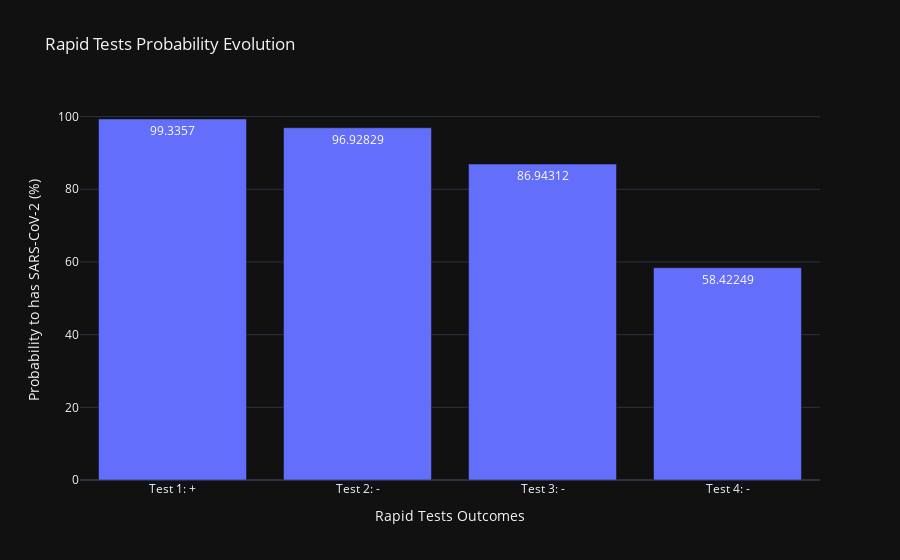

The code cell stored with this chart in its notebook:
### Markdown cell above
Re-estimate the probability after the four tests

### Code cell
specificity = 0.9999
sensitivity = 0.789
P_H1 = 0.0186 # Initial prior probability --> Population prevelence


positive_test = estimate_has_covid_given_positive_test(specificity, sensitivity, P_H1)
negative_tests = run_multiple_negative_tests(specificity, sensitivity, number_of_tests=3, P_H1=positive_test)

test_cases = ['Test 1: +', 'Test 2: -', 'Test 3: -', 'Test 4: -']
test_results = [positive_test] + negative_tests
test_results_prc = [p*100 for p in test_results]
fig = px.bar(x=test_cases,
             y=test_results_prc,
             title='Rapid Tests Probability Evolution',
             text_auto=True,
             template='plotly_dark')

fig.update_xaxes(title_text='Rapid Tests Outcomes')
fig.update_yaxes(title_text='Probability to has SARS-CoV-2 (%)')
fig.show()

### Figure 1 — Plotly figure (JSON) as saved in the notebook; plotly's stock layout.template omitted (floating-point values rounded to 4 significant figures)
{"data": [{"alignmentgroup": "True", "hovertemplate": "x=%{x}<br>y=%{y}<extra></extra>", "legendgroup": "", "marker": {"color": "#636efa", "pattern": {"shape": ""}}, "name": "", "offsetgroup": "", "orientation": "v", "showlegend": false, "textposition": "auto", "texttemplate": "%{y}", "type": "bar", "x": ["Test 1: +", "Test 2: -", "Test 3: -", "Test 4: -"], "xaxis": "x", "y": [99.34, 96.93, 86.94, 58.42], "yaxis": "y"}], "layout": {"barmode": "relative", "legend": {"tracegroupgap": 0}, "title": {"text": "Rapid Tests Probability Evolution"}, "xaxis": {"anchor": "y", "domain": [0, 1], "title": {"text": "Rapid Tests Outcomes"}}, "yaxis": {"anchor": "x", "domain": [0, 1], "title": {"text": "Probability to has SARS-CoV-2 (%)"}}}}
